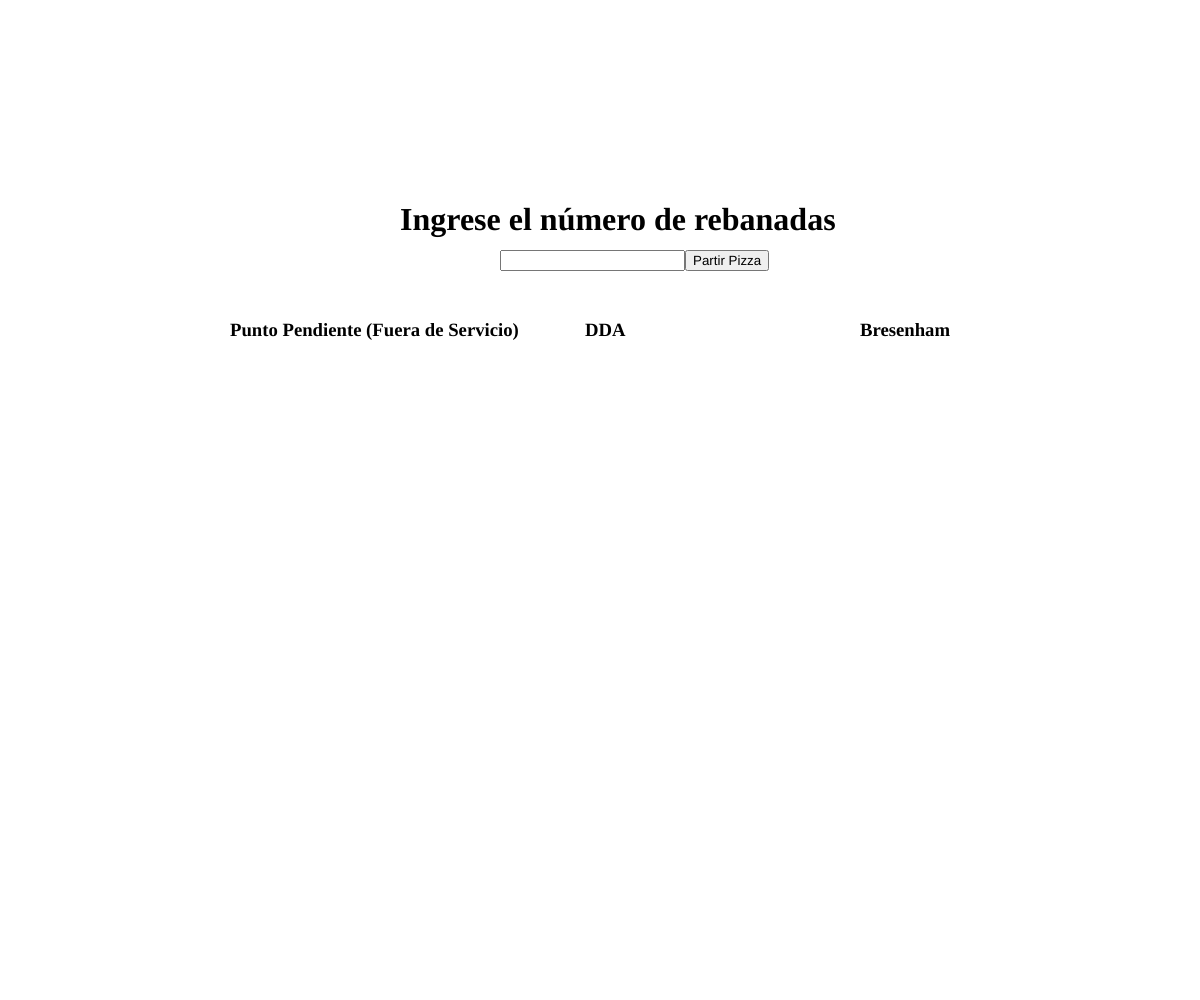
Frame 1 (no input)
Frame 60 (no input): identical to frame 1, image omitted
Frame 120 (the mouse pressed at the canvas centre since frame 60): identical to frame 1, image omitted

The p5.js sketch that drew this single still picture (run headless with seeded random() and noise() and a simulated clock; from frame 60 on, the mouse is pressed at the canvas centre):

// p5.js sketch
// ── sketch.js
let piPP;
let piDDA;
let piBH;
let partes,angulo,step,xp,yp,pPP,pDDA,pBH;
let diametro = 200;

let i;
let newPPF,newDDAF,newBHF;
let testpI,testpF;

let contCirculo=0;

function setup() {
	createCanvas(windowWidth, windowHeight);
	
	console.log(windowWidth)
	input = createInput();
	input.position(windowWidth/2-100, 250);

	button = createButton('Partir Pizza');
	button.position(input.x + input.width, 250);
	button.mousePressed(greet);

	greeting = createElement('h1', 'Ingrese el número de rebanadas');
	greeting.position(windowWidth/2-200, 180);

	etiquetaPP = createElement('h3', 'Punto Pendiente (Fuera de Servicio)');
	etiquetaPP.position(windowWidth/4-70, 300);
	etiquetaDDA = createElement('h3', 'DDA');
	etiquetaDDA.position(windowWidth/4*2-15, 300);
	etiquetaBH = createElement('h3', 'Bresenham');
	etiquetaBH.position(windowWidth/4*3-40, 300);
	

	
	pPP = {x:0,y:0};
	pDDA = {x:0,y:0};
	pBH = {x:0,y:0};

	frameRate(30);



	
}

function draw() {

	if(angulo<radians(360) && partes >=2){
		piPP = {x: windowWidth/4, y:500};
		piDDA = {x: (windowWidth/4)*2, y:500};
		piBH = {x: (windowWidth/4)*3, y:500};
		if (contCirculo<1) {
			circle(piPP.x, piPP.y,diametro);
			circle(piDDA.x, piDDA.y,diametro);
			circle(piBH.x, piBH.y,diametro);
		}
		contCirculo++;
		xp = Math.floor(diametro/2 * cos(angulo));
		yp = Math.floor(diametro/2 * sin(angulo));
		newPPF = {x:Math.floor(piPP.x+xp),y:Math.floor(piPP.y+yp)};
		newDDAF = {x:Math.floor(piDDA.x+xp),y:Math.floor(piDDA.y+yp)};
		newBHF = {x:Math.floor(piBH.x+xp),y:Math.floor(piBH.y+yp)};
		console.log("new P X: "+newPPF.x+"and "+newPPF.y);
		
		ecuaDDA(piDDA,newDDAF);
		ecuaDDA(newDDAF,piDDA);
		ecuaBH(piBH,newBHF);
		console.log(piPP.x+" AND piPP Y: "+piPP.y)
		console.log("xp: "+xp+" AND yp: "+yp)
		console.log("step: "+step)
		console.log(radians(360))
		console.log("angulo: "+angulo)
		console.log("partes: "+ partes)
		
		console.log(piPP.x)
		angulo+= step;

	}
	
}

function ecuaPP(p1,p2) {
	var dx = p2.x - p1.x;
	var dy = p2.y - p1.y;

	point(p1.x, p1.y)

	var m,b;
	let y,x;

	if (dx >dy || dy ==0) {
		m = dy / dx;
		b = p1.y - m * p1.x
		console.log(m+"&"+b)
		if (dx < 0) {
			dx = -1;
		}else{
			dx = 1
		}
		console.log(dx)
		while(p1.x !=  p2.x){
			
			p1.x += dx;
			y = m * p1.x + b;
			point(p1.x, y)
		}
	}else if (dy !=0 ) {
		m= dx / dy;
		b = p1.x - m*p1.y;
		if (p1.y < 0) {
			dy = -1;
		}else{
			dy = 1;
		}
		while(p1.y !=  p2.y){
		p1.y += dy;
		x = m * p1.y + b;
		point(x, p1.y)
		}
	}
}

function ecuaDDA(p1, p2) {
	var p,xi,yi,k;
	var dx = p2.x - p1.x;
	var dy = p2.y - p1.y;

	point(p1.x, p1.y)

	let y=p1.y,x=p1.x;
	
	if (dx > dy || dy == 0) {
		p = dx;
	} else {
		p = dy;
	}

	xi = dx / p;
    yi = dy / p;

	for(k = 0;k < p;k++){
		x += xi;
		y += yi;
		point(x, y);
	}
}


function ecuaBH(p1, p2){
	var dx = p2.x - p1.x;
	var dy = p2.y - p1.y;

	point(p1.x, p1.y)

	var m,b;
	let y,x,xEnd,stepx,stepy,p,incE,incNE;
	console.log(dx+"&"+dy)
	  if (dy < 0) { 
	    dy = -dy;
	    stepy = -1; 
	  } 
	  else{
	  	stepy = 1;
	  }  
	  if (dx < 0) {  
	    dx = -dx; 
	    stepx = -1; 
	  } 
	  else{
	  	stepx = 1;
	  } 
	    
	  x = p1.x;
	  y = p1.y;
	  point(p1.x, y)


	  if(dx>dy){
	    p = 2*dy - dx;
	    incE = 2*dy;
	    incNE = 2*(dy-dx);
	    while (x != p2.x){
	      x += stepx;
	      if (p < 0){
	        p += incE;
	      }
	      else {
	        y += stepy;
	        p += incNE;
	      }
	      point(x,y)
	    }
	  }else{
	    p = 2*dx - dy;
	    incE = 2*dx;
	    incNE = 2*(dx-dy);
	    while (y != p2.y){
	      y += stepy;
	      if (p < 0){
	        p += incE;
	      }
	      else {
	        x += stepx;
	        p += incNE;
	      }
	      point(x,y);
	    }
	  }
	}


function greet() {
	background('white');
	contCirculo =0;
	piPP = {x: windowWidth/4, y:400};
	piDDA = {x: (windowWidth/4)*2, y:400};
	piBH = {x: (windowWidth/4)*3, y:400};
	partes = input.value();
	step = radians(360/partes);
	angulo= 0;


}
	
